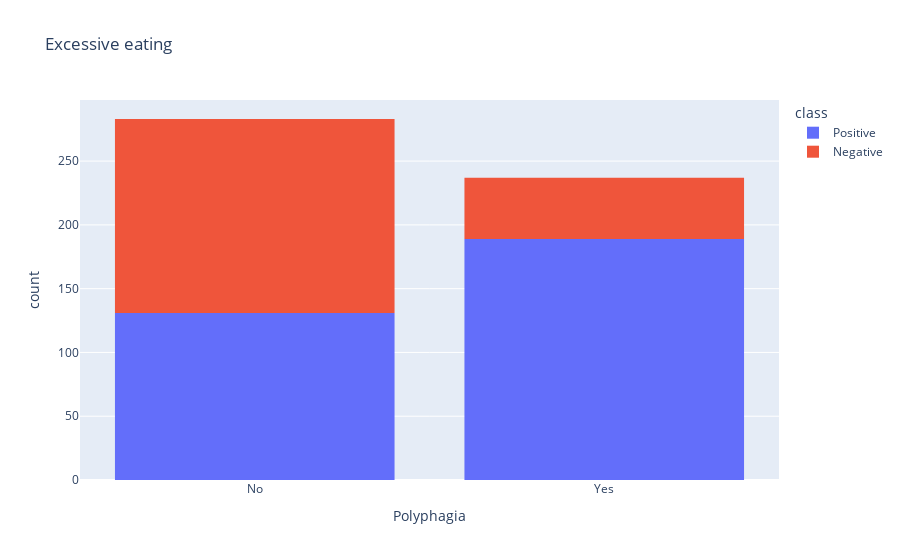

Notebook code for this chart:
### Markdown cell above
##DISTRIBUTION OF POLYPHAGIA

### Code cell
eating = px.histogram(Diabetes, x = 'Polyphagia', color = 'class', title="Excessive eating")
eating.show()

plt_eating= ['Polyphagia', 'class']
tm = sns.light_palette("red", as_cmap=True)
(round(pd.crosstab(Diabetes[plt_eating[0]], Diabetes[plt_eating[1]], normalize='columns') * 100,2)).style.background_gradient(cmap = tm)

### Figure 1 — Plotly figure (JSON) as saved in the notebook; plotly's stock layout.template omitted (floating-point values rounded to 4 significant figures; data arrays with more than 128 entries replaced by an {"elided": "..."} marker saying what was removed)
{"data": [{"alignmentgroup": "True", "bingroup": "x", "hovertemplate": "class=Positive<br>Polyphagia=%{x}<br>count=%{y}<extra></extra>", "legendgroup": "Positive", "marker": {"color": "#636efa", "pattern": {"shape": ""}}, "name": "Positive", "offsetgroup": "Positive", "orientation": "v", "showlegend": true, "type": "histogram", "x": {"elided": "320 str values"}, "xaxis": "x", "yaxis": "y"}, {"alignmentgroup": "True", "bingroup": "x", "hovertemplate": "class=Negative<br>Polyphagia=%{x}<br>count=%{y}<extra></extra>", "legendgroup": "Negative", "marker": {"color": "#EF553B", "pattern": {"shape": ""}}, "name": "Negative", "offsetgroup": "Negative", "orientation": "v", "showlegend": true, "type": "histogram", "x": {"elided": "200 str values"}, "xaxis": "x", "yaxis": "y"}], "layout": {"barmode": "relative", "legend": {"title": {"text": "class"}, "tracegroupgap": 0}, "title": {"text": "Excessive eating"}, "xaxis": {"anchor": "y", "domain": [0, 1], "title": {"text": "Polyphagia"}}, "yaxis": {"anchor": "x", "domain": [0, 1], "title": {"text": "count"}}}}
